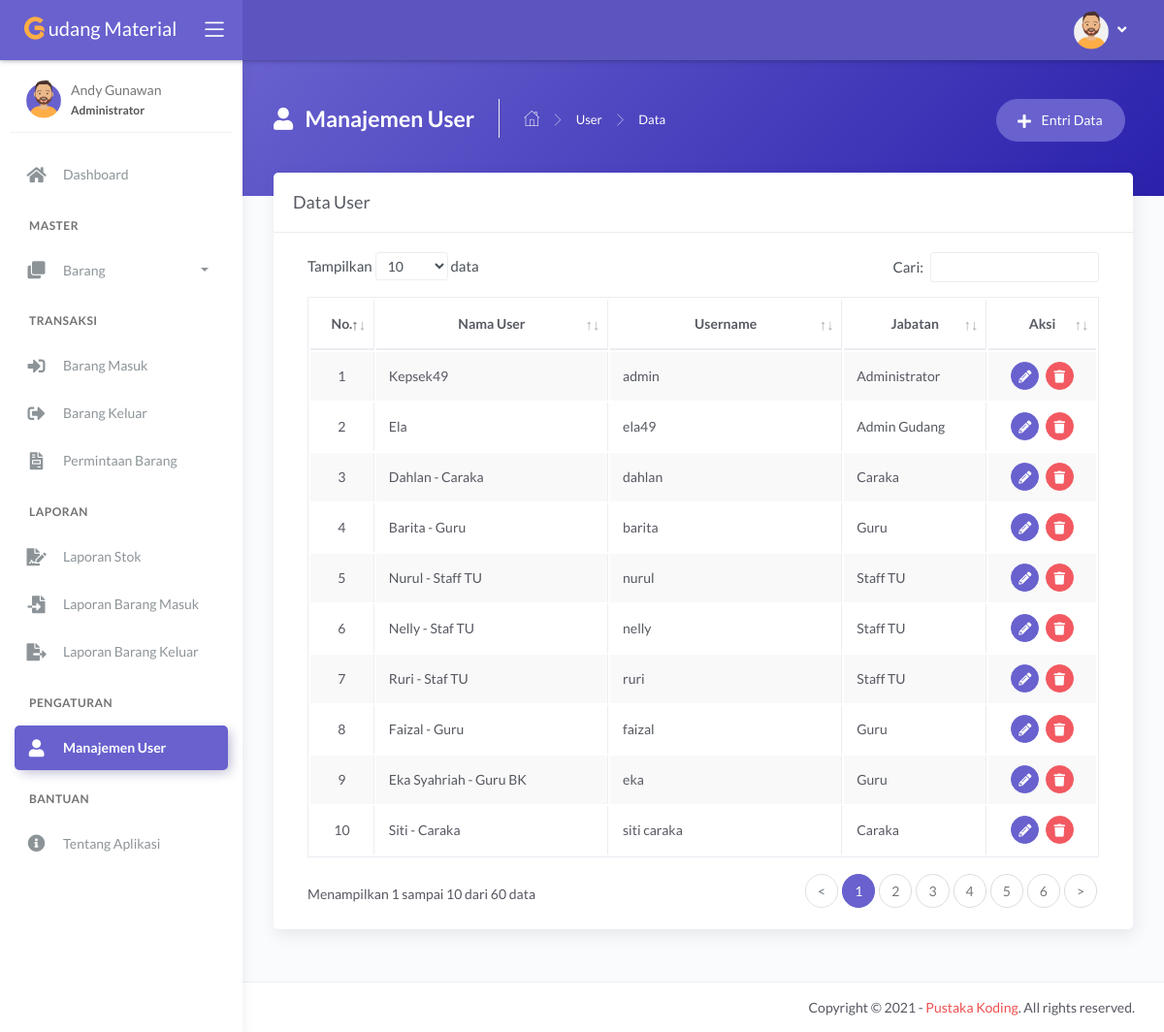
The page /main.php?module=user (signed in) on the database its author committed.
### tables this page shows
CREATE TABLE `tbl_user` (
  `id_user` int NOT NULL,
  `nama_user` varchar(30) NOT NULL,
  `username` varchar(30) NOT NULL,
  `password` varchar(255) NOT NULL,
  `hak_akses` enum('Administrator','Admin Gudang','Kepala Gudang','Guru','Caraka','Staff TU','Satpam') NOT NULL
);

### modules/user/tampil_data.php (the view, shortened to what this page needs)
<?php
if (basename($_SERVER['PHP_SELF']) === basename(__FILE__)) {
	header('location: 404.html');
}
else {
?>
	<div class="panel-header bg-secondary-gradient">
		<div class="page-inner py-45">
			<div class="d-flex align-items-left align-items-md-top flex-column flex-md-row">
				<div class="page-header text-white">
					<h4 class="page-title text-white"><i class="fas fa-user mr-2"></i> Manajemen User</h4>
					<ul class="breadcrumbs">
						<li class="nav-home"><a href="?module=dashboard"><i class="flaticon-home text-white"></i></a></li>
						<li class="separator"><i class="flaticon-right-arrow"></i></li>
						<li class="nav-item"><a href="?module=user" class="text-white">User</a></li>
						<li class="separator"><i class="flaticon-right-arrow"></i></li>
						<li class="nav-item"><a>Data</a></li>
					</ul>
				</div>
				<div class="ml-md-auto py-2 py-md-0">
					<a href="?module=form_entri_user" class="btn btn-secondary btn-round mr-2">
						<span class="btn-label"><i class="fa fa-plus mr-2"></i></span> Entri Data
					</a>
				</div>
			</div>
		</div>
	</div>
	<div class="page-inner mt--5">
		<div class="card">
			<div class="card-header">
				<div class="card-title">Data User</div>
			</div>
			<div class="card-body">
				<div class="table-responsive">
					<table id="basic-datatables" class="display table table-bordered table-striped table-hover">
						<thead>
							<tr>
								<th class="text-center">No.</th>
								<th class="text-center">Nama User</th>
								<th class="text-center">Username</th>
								<th class="text-center">Jabatan</th>
								<th class="text-center">Aksi</th>
							</tr>
						</thead>
						<tbody>
							<?php
							$no = 1;
							$query = mysqli_query($mysqli, "SELECT id_user, nama_user, username, hak_akses FROM tbl_user ORDER BY id_user DESC")
															or die('Ada kesalahan pada query tampil data : ' . mysqli_error($mysqli));
							while ($data = mysqli_fetch_assoc($query)) { ?>
								<tr>
									<td width="30" class="text-center"><?php echo $no++; ?></td>
									<td width="180"><?php echo $data['nama_user']; ?></td>
									<td width="180"><?php echo $data['username']; ?></td>
									<td width="100"><?php echo $data['hak_akses']; ?></td>
									<td width="70" class="text-center">
										<div>
											<a href="?module=form_ubah_user&id=<?php echo $data['id_user']; ?>" class="btn btn-icon btn-round btn-secondary btn-sm mr-md-1" data-toggle="tooltip" data-placement="top" title="Ubah">
												<i class="fas fa-pencil-alt fa-sm"></i>
											</a>
											<a href="modules/user/proses_hapus.php?id=<?php echo $data['id_user']; ?>" onclick="return confirm('Anda yakin ingin menghapus data user dengan username <?php echo $data['username']; ?>?')" class="btn btn-icon btn-round btn-danger btn-sm" data-toggle="tooltip" data-placement="top" title="Hapus">
												<i class="fas fa-trash fa-sm"></i>
											</a>
										</div>
									</td>
								</tr>
							<?php } ?>
						</tbody>
					</table>
				</div>
			</div>
		</div>
	</div>
<?php } ?>

### rows shown on the page
tbl_user: nama_user "Kepsek49", username "admin", hak_akses "Administrator"
tbl_user: nama_user "Ela", username "ela49", hak_akses "Admin Gudang"
tbl_user: nama_user "Dahlan - Caraka", username "dahlan", hak_akses "Caraka"
tbl_user: nama_user "Barita - Guru", username "barita", hak_akses "Guru"
tbl_user: nama_user "Nurul - Staff TU", username "nurul", hak_akses "Staff TU"
tbl_user: nama_user "Nelly - Staf TU", username "nelly", hak_akses "Staff TU"
tbl_user: nama_user "Ruri - Staf TU", username "ruri", hak_akses "Staff TU"
tbl_user: nama_user "Faizal - Guru", username "faizal", hak_akses "Guru"
tbl_user: nama_user "Eka Syahriah - Guru BK", username "eka", hak_akses "Guru"
tbl_user: nama_user "Siti - Caraka", username "siti caraka", hak_akses "Caraka"

### other values the page prints
$_SESSION['nama_user'] "Andy Gunawan"
$_SESSION['hak_akses'] "Administrator"
